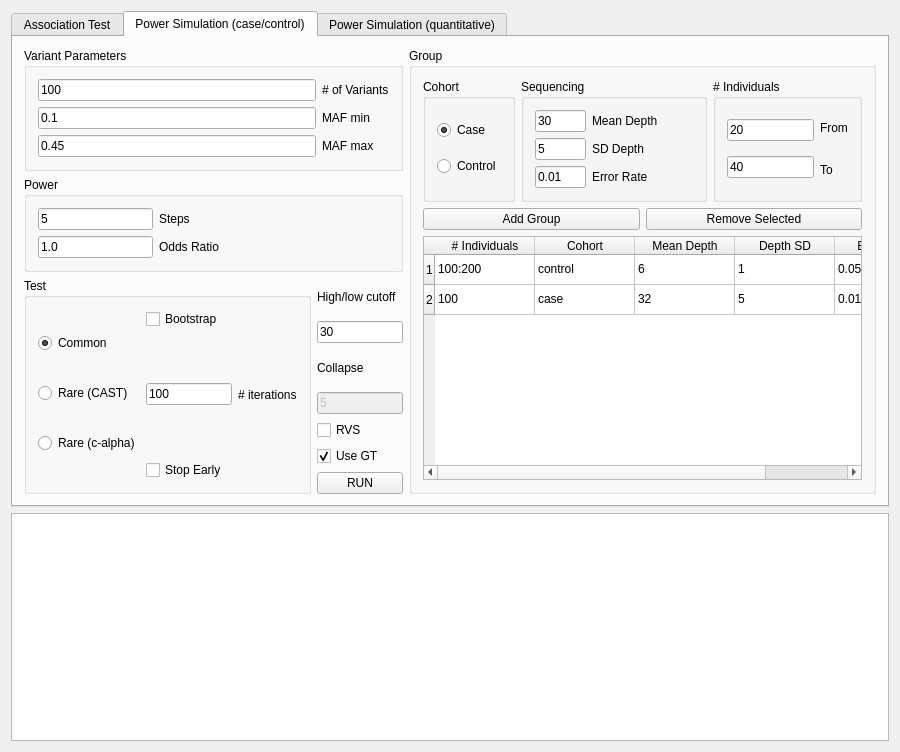
<?xml version="1.0" encoding="UTF-8"?>
<ui version="4.0">
 <class>MainWindow</class>
 <widget class="QMainWindow" name="MainWindow">
  <property name="geometry">
   <rect>
    <x>0</x>
    <y>0</y>
    <width>900</width>
    <height>752</height>
   </rect>
  </property>
  <property name="windowTitle">
   <string>vikNGS GUI interface</string>
  </property>
  <widget class="QWidget" name="MainWindowFrame">
   <layout class="QVBoxLayout" name="verticalLayout_8" stretch="0,0">
    <item>
     <widget class="QTabWidget" name="tabWidget">
      <property name="enabled">
       <bool>true</bool>
      </property>
      <property name="sizePolicy">
       <sizepolicy hsizetype="Expanding" vsizetype="Expanding">
        <horstretch>0</horstretch>
        <verstretch>60</verstretch>
       </sizepolicy>
      </property>
      <property name="currentIndex">
       <number>1</number>
      </property>
      <property name="movable">
       <bool>true</bool>
      </property>
      <property name="tabBarAutoHide">
       <bool>false</bool>
      </property>
      <widget class="QWidget" name="mainTab">
       <attribute name="title">
        <string>Association Test</string>
       </attribute>
       <layout class="QHBoxLayout" name="horizontalLayout_2" stretch="100,5,0">
        <item>
         <layout class="QVBoxLayout" name="InputLayout1" stretch="0,15,0">
          <item>
           <widget class="QGroupBox" name="main_vcfGrp">
            <property name="title">
             <string>Multisample VCF File</string>
            </property>
            <layout class="QVBoxLayout" name="verticalLayout_7">
             <item>
              <layout class="QHBoxLayout" name="VCFDirLayout">
               <item>
                <widget class="QLineEdit" name="main_vcfDirTxt">
                 <property name="text">
                  <string>/home/scott/chr22.merged.vcf</string>
                 </property>
                 <property name="readOnly">
                  <bool>true</bool>
                 </property>
                </widget>
               </item>
               <item>
                <widget class="QPushButton" name="main_vcfDirBtn">
                 <property name="maximumSize">
                  <size>
                   <width>20</width>
                   <height>16777215</height>
                  </size>
                 </property>
                 <property name="text">
                  <string>...</string>
                 </property>
                </widget>
               </item>
              </layout>
             </item>
             <item>
              <layout class="QGridLayout" name="gridLayout">
               <item row="1" column="1">
                <widget class="QLabel" name="main_vcfMissingLbl">
                 <property name="text">
                  <string>Missing Threshold</string>
                 </property>
                </widget>
               </item>
               <item row="5" column="0">
                <widget class="QLineEdit" name="main_vcfFromPosTxt">
                 <property name="enabled">
                  <bool>false</bool>
                 </property>
                </widget>
               </item>
               <item row="3" column="0">
                <widget class="QCheckBox" name="main_vcfWholeFileChk">
                 <property name="text">
                  <string>Whole file</string>
                 </property>
                 <property name="checked">
                  <bool>true</bool>
                 </property>
                </widget>
               </item>
               <item row="4" column="0">
                <widget class="QLineEdit" name="main_vcfChromFilterTxt">
                 <property name="enabled">
                  <bool>false</bool>
                 </property>
                 <property name="text">
                  <string/>
                 </property>
                </widget>
               </item>
               <item row="6" column="0">
                <widget class="QLineEdit" name="main_vcfToPosTxt">
                 <property name="enabled">
                  <bool>false</bool>
                 </property>
                </widget>
               </item>
               <item row="6" column="1">
                <widget class="QLabel" name="main_vcfToPosLbl">
                 <property name="enabled">
                  <bool>false</bool>
                 </property>
                 <property name="text">
                  <string>End at</string>
                 </property>
                </widget>
               </item>
               <item row="1" column="0">
                <widget class="QLineEdit" name="main_vcfMissingTxt">
                 <property name="text">
                  <string>0.1</string>
                 </property>
                </widget>
               </item>
               <item row="7" column="0">
                <widget class="QCheckBox" name="main_vcfPassChk">
                 <property name="toolTip">
                  <string>QUAL column in VCF must contain PASS</string>
                 </property>
                 <property name="text">
                  <string>Must PASS</string>
                 </property>
                 <property name="checked">
                  <bool>true</bool>
                 </property>
                </widget>
               </item>
               <item row="5" column="1">
                <widget class="QLabel" name="main_vcfFromPosLbl">
                 <property name="enabled">
                  <bool>false</bool>
                 </property>
                 <property name="text">
                  <string>Start from</string>
                 </property>
                </widget>
               </item>
               <item row="0" column="1">
                <widget class="QLabel" name="main_vcfMafLbl">
                 <property name="text">
                  <string>MAF Cutoff</string>
                 </property>
                </widget>
               </item>
               <item row="0" column="0">
                <widget class="QLineEdit" name="main_vcfMafTxt">
                 <property name="text">
                  <string>0.05</string>
                 </property>
                 <property name="placeholderText">
                  <string>0.05</string>
                 </property>
                </widget>
               </item>
               <item row="4" column="1">
                <widget class="QLabel" name="main_vcfChrLbl">
                 <property name="enabled">
                  <bool>false</bool>
                 </property>
                 <property name="text">
                  <string>Chromosome</string>
                 </property>
                </widget>
               </item>
              </layout>
             </item>
            </layout>
           </widget>
          </item>
          <item>
           <widget class="QGroupBox" name="main_sampleGrp">
            <property name="title">
             <string>Sample Data File</string>
            </property>
            <layout class="QVBoxLayout" name="verticalLayout_2">
             <item>
              <layout class="QHBoxLayout" name="SampleDirLayout">
               <item>
                <widget class="QLineEdit" name="main_sampleDirTxt">
                 <property name="text">
                  <string>/home/scott/vikNGS/vcf/chr22_normal_cov.txt</string>
                 </property>
                 <property name="readOnly">
                  <bool>true</bool>
                 </property>
                </widget>
               </item>
               <item>
                <widget class="QPushButton" name="main_sampleDirBtn">
                 <property name="maximumSize">
                  <size>
                   <width>20</width>
                   <height>16777215</height>
                  </size>
                 </property>
                 <property name="text">
                  <string>...</string>
                 </property>
                </widget>
               </item>
              </layout>
             </item>
             <item>
              <layout class="QHBoxLayout" name="SampleParamLayout">
               <item>
                <widget class="QLineEdit" name="main_sampleDepthTxt">
                 <property name="text">
                  <string>30</string>
                 </property>
                </widget>
               </item>
               <item>
                <widget class="QLabel" name="main_sampleDepthLbl">
                 <property name="text">
                  <string>Read Depth High/Low Cutoff</string>
                 </property>
                </widget>
               </item>
              </layout>
             </item>
            </layout>
           </widget>
          </item>
          <item>
           <spacer name="verticalSpacer_2">
            <property name="orientation">
             <enum>Qt::Vertical</enum>
            </property>
            <property name="sizeHint" stdset="0">
             <size>
              <width>20</width>
              <height>40</height>
             </size>
            </property>
           </spacer>
          </item>
         </layout>
        </item>
        <item>
         <spacer name="horizontalSpacer">
          <property name="orientation">
           <enum>Qt::Horizontal</enum>
          </property>
          <property name="sizeHint" stdset="0">
           <size>
            <width>40</width>
            <height>20</height>
           </size>
          </property>
         </spacer>
        </item>
        <item>
         <layout class="QVBoxLayout" name="verticalLayout_5">
          <item>
           <widget class="QGroupBox" name="main_bedGrp">
            <property name="title">
             <string>BED file (optional)</string>
            </property>
            <layout class="QVBoxLayout" name="verticalLayout">
             <item>
              <layout class="QHBoxLayout" name="BEDDirLayout">
               <item>
                <widget class="QLineEdit" name="main_bedDirTxt">
                 <property name="text">
                  <string/>
                 </property>
                 <property name="readOnly">
                  <bool>true</bool>
                 </property>
                </widget>
               </item>
               <item>
                <widget class="QPushButton" name="main_bedDirBtn">
                 <property name="maximumSize">
                  <size>
                   <width>20</width>
                   <height>16777215</height>
                  </size>
                 </property>
                 <property name="text">
                  <string>...</string>
                 </property>
                </widget>
               </item>
              </layout>
             </item>
             <item>
              <widget class="QGroupBox" name="main_bedCollapseGrp">
               <property name="title">
                <string>Collapse By</string>
               </property>
               <layout class="QHBoxLayout" name="horizontalLayout_13">
                <item>
                 <layout class="QHBoxLayout" name="horizontalLayout_5">
                  <item>
                   <widget class="QRadioButton" name="main_bedCollapseExonBtn">
                    <property name="text">
                     <string>Exon only</string>
                    </property>
                   </widget>
                  </item>
                  <item>
                   <widget class="QRadioButton" name="main_bedCollapseGeneBtn">
                    <property name="text">
                     <string>Entire gene</string>
                    </property>
                    <property name="checked">
                     <bool>false</bool>
                    </property>
                   </widget>
                  </item>
                  <item>
                   <widget class="QRadioButton" name="main_bedCollapseKBtn">
                    <property name="text">
                     <string>Every k </string>
                    </property>
                    <property name="checked">
                     <bool>true</bool>
                    </property>
                   </widget>
                  </item>
                  <item>
                   <widget class="QLineEdit" name="main_bedCollapseKTxt">
                    <property name="text">
                     <string>5</string>
                    </property>
                   </widget>
                  </item>
                 </layout>
                </item>
               </layout>
              </widget>
             </item>
            </layout>
           </widget>
          </item>
          <item>
           <widget class="QGroupBox" name="main_testGrp">
            <property name="title">
             <string>Test</string>
            </property>
            <layout class="QHBoxLayout" name="horizontalLayout_12">
             <item>
              <layout class="QVBoxLayout" name="TestLayout">
               <item>
                <widget class="QRadioButton" name="main_testCommonBtn">
                 <property name="text">
                  <string>Common</string>
                 </property>
                 <property name="checked">
                  <bool>false</bool>
                 </property>
                </widget>
               </item>
               <item>
                <widget class="QRadioButton" name="main_testRareCastBtn">
                 <property name="text">
                  <string>Rare (CAST)</string>
                 </property>
                 <property name="checked">
                  <bool>true</bool>
                 </property>
                </widget>
               </item>
               <item>
                <widget class="QRadioButton" name="main_testRareCalphaBtn">
                 <property name="text">
                  <string>Rare (c-alpha)</string>
                 </property>
                </widget>
               </item>
              </layout>
             </item>
             <item>
              <layout class="QVBoxLayout" name="verticalLayout_4">
               <item>
                <widget class="QCheckBox" name="main_testBootChk">
                 <property name="enabled">
                  <bool>true</bool>
                 </property>
                 <property name="text">
                  <string>Bootstrap</string>
                 </property>
                 <property name="checked">
                  <bool>true</bool>
                 </property>
                </widget>
               </item>
               <item>
                <layout class="QHBoxLayout" name="horizontalLayout_7">
                 <item>
                  <widget class="QLineEdit" name="main_testBootTxt">
                   <property name="enabled">
                    <bool>true</bool>
                   </property>
                   <property name="text">
                    <string>100</string>
                   </property>
                  </widget>
                 </item>
                 <item>
                  <widget class="QLabel" name="main_testBootLbl">
                   <property name="text">
                    <string># iterations</string>
                   </property>
                  </widget>
                 </item>
                </layout>
               </item>
               <item>
                <widget class="QCheckBox" name="main_testStopChk">
                 <property name="enabled">
                  <bool>true</bool>
                 </property>
                 <property name="text">
                  <string>Stop Early</string>
                 </property>
                </widget>
               </item>
              </layout>
             </item>
            </layout>
           </widget>
          </item>
          <item>
           <widget class="QGroupBox" name="main_startGrp">
            <property name="title">
             <string>Start</string>
            </property>
            <layout class="QHBoxLayout" name="horizontalLayout">
             <item>
              <layout class="QFormLayout" name="formLayout">
               <item row="0" column="0">
                <widget class="QLineEdit" name="main_threadsTxt">
                 <property name="enabled">
                  <bool>true</bool>
                 </property>
                 <property name="text">
                  <string>2</string>
                 </property>
                </widget>
               </item>
               <item row="0" column="1">
                <widget class="QLabel" name="main_threadsLbl">
                 <property name="text">
                  <string># threads</string>
                 </property>
                </widget>
               </item>
               <item row="1" column="0">
                <widget class="QLineEdit" name="main_batchSizeTxt">
                 <property name="enabled">
                  <bool>true</bool>
                 </property>
                 <property name="text">
                  <string>10000</string>
                 </property>
                </widget>
               </item>
               <item row="1" column="1">
                <widget class="QLabel" name="main_batchSizeLbl">
                 <property name="text">
                  <string>Batch Size</string>
                 </property>
                </widget>
               </item>
               <item row="2" column="0">
                <widget class="QCheckBox" name="main_plotChk">
                 <property name="text">
                  <string>Plot results</string>
                 </property>
                 <property name="checked">
                  <bool>true</bool>
                 </property>
                </widget>
               </item>
               <item row="3" column="0">
                <widget class="QCheckBox" name="main_rvsChk">
                 <property name="text">
                  <string>RVS</string>
                 </property>
                 <property name="checked">
                  <bool>false</bool>
                 </property>
                </widget>
               </item>
               <item row="4" column="0">
                <widget class="QCheckBox" name="main_gtChk">
                 <property name="text">
                  <string>Use GT</string>
                 </property>
                 <property name="checked">
                  <bool>true</bool>
                 </property>
                </widget>
               </item>
              </layout>
             </item>
             <item>
              <widget class="QPushButton" name="main_runBtn">
               <property name="sizePolicy">
                <sizepolicy hsizetype="Minimum" vsizetype="Fixed">
                 <horstretch>1</horstretch>
                 <verstretch>1</verstretch>
                </sizepolicy>
               </property>
               <property name="text">
                <string>RUN</string>
               </property>
              </widget>
             </item>
            </layout>
           </widget>
          </item>
         </layout>
        </item>
       </layout>
      </widget>
      <widget class="QWidget" name="simulationTab">
       <attribute name="title">
        <string>Power Simulation (case/control)</string>
       </attribute>
       <layout class="QHBoxLayout" name="horizontalLayout_17">
        <item>
         <layout class="QVBoxLayout" name="verticalLayout_24">
          <item>
           <layout class="QGridLayout" name="gridLayout_2">
            <item row="1" column="1">
             <widget class="QGroupBox" name="sim_powerGrp">
              <property name="title">
               <string>Power</string>
              </property>
              <layout class="QHBoxLayout" name="horizontalLayout_14" stretch="2,4">
               <item>
                <layout class="QVBoxLayout" name="verticalLayout_21">
                 <item>
                  <widget class="QLineEdit" name="sim_powerStepTxt">
                   <property name="text">
                    <string>5</string>
                   </property>
                  </widget>
                 </item>
                 <item>
                  <widget class="QLineEdit" name="sim_oddsRatioTxt">
                   <property name="text">
                    <string>1.0</string>
                   </property>
                  </widget>
                 </item>
                </layout>
               </item>
               <item>
                <layout class="QVBoxLayout" name="verticalLayout_22">
                 <item>
                  <widget class="QLabel" name="sim_powerStepLbl">
                   <property name="toolTip">
                    <string>Mean read depth of sequencing group</string>
                   </property>
                   <property name="text">
                    <string>Steps</string>
                   </property>
                  </widget>
                 </item>
                 <item>
                  <widget class="QLabel" name="sim_oddsRatioLbl">
                   <property name="toolTip">
                    <string>Odds ratio of disease</string>
                   </property>
                   <property name="text">
                    <string>Odds Ratio</string>
                   </property>
                  </widget>
                 </item>
                </layout>
               </item>
              </layout>
             </widget>
            </item>
            <item row="0" column="1">
             <widget class="QGroupBox" name="sim_variantGrp">
              <property name="title">
               <string>Variant Parameters</string>
              </property>
              <layout class="QHBoxLayout" name="horizontalLayout_11">
               <item>
                <layout class="QVBoxLayout" name="verticalLayout_17">
                 <item>
                  <widget class="QLineEdit" name="sim_variantSizeTxt">
                   <property name="text">
                    <string>100</string>
                   </property>
                  </widget>
                 </item>
                 <item>
                  <widget class="QLineEdit" name="sim_variantMafMinTxt">
                   <property name="text">
                    <string>0.1</string>
                   </property>
                  </widget>
                 </item>
                 <item>
                  <widget class="QLineEdit" name="sim_variantMafMaxTxt">
                   <property name="text">
                    <string>0.45</string>
                   </property>
                  </widget>
                 </item>
                </layout>
               </item>
               <item>
                <layout class="QVBoxLayout" name="verticalLayout_18">
                 <item>
                  <widget class="QLabel" name="sim_variantSizeLbl">
                   <property name="toolTip">
                    <string>Number of variants to test</string>
                   </property>
                   <property name="text">
                    <string># of Variants</string>
                   </property>
                  </widget>
                 </item>
                 <item>
                  <widget class="QLabel" name="sim_variantMafMinLbl">
                   <property name="toolTip">
                    <string>Minor allele frequency</string>
                   </property>
                   <property name="text">
                    <string>MAF min</string>
                   </property>
                  </widget>
                 </item>
                 <item>
                  <widget class="QLabel" name="sim_variantMafMaxLbl">
                   <property name="toolTip">
                    <string>Minor allele frequency</string>
                   </property>
                   <property name="text">
                    <string>MAF max</string>
                   </property>
                  </widget>
                 </item>
                </layout>
               </item>
              </layout>
             </widget>
            </item>
           </layout>
          </item>
          <item>
           <layout class="QHBoxLayout" name="horizontalLayout_15">
            <item>
             <widget class="QGroupBox" name="sim_testGrp">
              <property name="title">
               <string>Test</string>
              </property>
              <layout class="QHBoxLayout" name="horizontalLayout_4">
               <item>
                <layout class="QVBoxLayout" name="verticalLayout_6">
                 <item>
                  <widget class="QRadioButton" name="sim_testCommonBtn">
                   <property name="text">
                    <string>Common</string>
                   </property>
                   <property name="checked">
                    <bool>true</bool>
                   </property>
                  </widget>
                 </item>
                 <item>
                  <widget class="QRadioButton" name="sim_testRareCastBtn">
                   <property name="text">
                    <string>Rare (CAST)</string>
                   </property>
                   <property name="checked">
                    <bool>false</bool>
                   </property>
                  </widget>
                 </item>
                 <item>
                  <widget class="QRadioButton" name="sim_testRareCalphaBtn">
                   <property name="text">
                    <string>Rare (c-alpha)</string>
                   </property>
                  </widget>
                 </item>
                </layout>
               </item>
               <item>
                <layout class="QVBoxLayout" name="verticalLayout_9">
                 <item>
                  <widget class="QCheckBox" name="sim_testBootChk">
                   <property name="text">
                    <string>Bootstrap</string>
                   </property>
                   <property name="checked">
                    <bool>false</bool>
                   </property>
                  </widget>
                 </item>
                 <item>
                  <layout class="QHBoxLayout" name="horizontalLayout_3">
                   <item>
                    <widget class="QLineEdit" name="sim_testBootTxt">
                     <property name="enabled">
                      <bool>true</bool>
                     </property>
                     <property name="text">
                      <string>100</string>
                     </property>
                    </widget>
                   </item>
                   <item>
                    <widget class="QLabel" name="sim_testBootLbl">
                     <property name="text">
                      <string># iterations</string>
                     </property>
                    </widget>
                   </item>
                  </layout>
                 </item>
                 <item>
                  <widget class="QCheckBox" name="sim_testStopChk">
                   <property name="enabled">
                    <bool>true</bool>
                   </property>
                   <property name="text">
                    <string>Stop Early</string>
                   </property>
                  </widget>
                 </item>
                </layout>
               </item>
              </layout>
             </widget>
            </item>
            <item>
             <layout class="QVBoxLayout" name="verticalLayout_14">
              <item>
               <widget class="QLabel" name="sim_groupHighLowLbl">
                <property name="toolTip">
                 <string>Any mean read depth less than this will be considered a low read group</string>
                </property>
                <property name="text">
                 <string>High/low cutoff</string>
                </property>
               </widget>
              </item>
              <item>
               <widget class="QLineEdit" name="sim_groupHighLowTxt">
                <property name="text">
                 <string>30</string>
                </property>
               </widget>
              </item>
              <item>
               <widget class="QLabel" name="sim_collapseLbl">
                <property name="text">
                 <string>Collapse </string>
                </property>
               </widget>
              </item>
              <item>
               <widget class="QLineEdit" name="sim_collapseTxt">
                <property name="enabled">
                 <bool>false</bool>
                </property>
                <property name="text">
                 <string>5</string>
                </property>
               </widget>
              </item>
              <item>
               <widget class="QCheckBox" name="sim_rvsChk">
                <property name="text">
                 <string>RVS</string>
                </property>
                <property name="checked">
                 <bool>false</bool>
                </property>
               </widget>
              </item>
              <item>
               <widget class="QCheckBox" name="sim_gtChk">
                <property name="text">
                 <string>Use GT</string>
                </property>
                <property name="checked">
                 <bool>true</bool>
                </property>
               </widget>
              </item>
              <item>
               <widget class="QPushButton" name="sim_runBtn">
                <property name="text">
                 <string>RUN</string>
                </property>
                <property name="autoDefault">
                 <bool>false</bool>
                </property>
                <property name="default">
                 <bool>false</bool>
                </property>
                <property name="flat">
                 <bool>false</bool>
                </property>
               </widget>
              </item>
             </layout>
            </item>
           </layout>
          </item>
         </layout>
        </item>
        <item>
         <layout class="QVBoxLayout" name="verticalLayout_23">
          <item>
           <widget class="QGroupBox" name="sim_groupGrp">
            <property name="title">
             <string>Group</string>
            </property>
            <layout class="QVBoxLayout" name="verticalLayout_25">
             <item>
              <layout class="QHBoxLayout" name="horizontalLayout_16">
               <item>
                <widget class="QGroupBox" name="sim_groupCohortGrp">
                 <property name="title">
                  <string>Cohort</string>
                 </property>
                 <layout class="QVBoxLayout" name="verticalLayout_3">
                  <item>
                   <widget class="QRadioButton" name="sim_groupCaseBtn">
                    <property name="toolTip">
                     <string>Group contains affected individuals</string>
                    </property>
                    <property name="text">
                     <string>Case</string>
                    </property>
                    <property name="checked">
                     <bool>true</bool>
                    </property>
                   </widget>
                  </item>
                  <item>
                   <widget class="QRadioButton" name="sim_groupControlBtn">
                    <property name="toolTip">
                     <string>Group contains unaffected individuals</string>
                    </property>
                    <property name="text">
                     <string>Control</string>
                    </property>
                   </widget>
                  </item>
                 </layout>
                </widget>
               </item>
               <item>
                <widget class="QGroupBox" name="sim_groupDepthGrp">
                 <property name="title">
                  <string>Sequencing</string>
                 </property>
                 <layout class="QHBoxLayout" name="horizontalLayout_8" stretch="2,4">
                  <item>
                   <layout class="QVBoxLayout" name="verticalLayout_11">
                    <item>
                     <widget class="QLineEdit" name="sim_groupDepthMeanTxt">
                      <property name="text">
                       <string>30</string>
                      </property>
                     </widget>
                    </item>
                    <item>
                     <widget class="QLineEdit" name="sim_groupDepthSdTxt">
                      <property name="text">
                       <string>5</string>
                      </property>
                     </widget>
                    </item>
                    <item>
                     <widget class="QLineEdit" name="sim_groupErrorTxt">
                      <property name="text">
                       <string>0.01</string>
                      </property>
                     </widget>
                    </item>
                   </layout>
                  </item>
                  <item>
                   <layout class="QVBoxLayout" name="verticalLayout_10">
                    <item>
                     <widget class="QLabel" name="sim_groupDepthMeanLbl">
                      <property name="toolTip">
                       <string>Mean read depth of sequencing group</string>
                      </property>
                      <property name="text">
                       <string>Mean Depth</string>
                      </property>
                     </widget>
                    </item>
                    <item>
                     <widget class="QLabel" name="sim_groupDepthSdLbl">
                      <property name="toolTip">
                       <string>Read depth standard deviation of sequencing group</string>
                      </property>
                      <property name="text">
                       <string>SD Depth</string>
                      </property>
                     </widget>
                    </item>
                    <item>
                     <widget class="QLabel" name="sim_groupErrorLbl">
                      <property name="toolTip">
                       <string>Base calling error rate of sequencer</string>
                      </property>
                      <property name="text">
                       <string>Error Rate</string>
                      </property>
                     </widget>
                    </item>
                   </layout>
                  </item>
                 </layout>
                </widget>
               </item>
               <item>
                <widget class="QGroupBox" name="sim_groupSizeGrp">
                 <property name="title">
                  <string># Individuals</string>
                 </property>
                 <layout class="QHBoxLayout" name="horizontalLayout_10" stretch="2,0">
                  <item>
                   <layout class="QVBoxLayout" name="verticalLayout_13">
                    <item>
                     <widget class="QLineEdit" name="sim_groupSizeMinTxt">
                      <property name="text">
                       <string>20</string>
                      </property>
                     </widget>
                    </item>
                    <item>
                     <widget class="QLineEdit" name="sim_groupSizeMaxTxt">
                      <property name="text">
                       <string>40</string>
                      </property>
                     </widget>
                    </item>
                   </layout>
                  </item>
                  <item>
                   <layout class="QVBoxLayout" name="verticalLayout_12">
                    <item>
                     <widget class="QLabel" name="sim_groupDepthMeanLbl_4">
                      <property name="toolTip">
                       <string>Mean read depth of sequencing group</string>
                      </property>
                      <property name="text">
                       <string>From</string>
                      </property>
                     </widget>
                    </item>
                    <item>
                     <widget class="QLabel" name="sim_groupDepthMeanLbl_5">
                      <property name="toolTip">
                       <string>Mean read depth of sequencing group</string>
                      </property>
                      <property name="text">
                       <string>To</string>
                      </property>
                     </widget>
                    </item>
                   </layout>
                  </item>
                 </layout>
                </widget>
               </item>
              </layout>
             </item>
             <item>
              <layout class="QHBoxLayout" name="horizontalLayout_6">
               <item>
                <widget class="QPushButton" name="sim_groupAddBtn">
                 <property name="text">
                  <string>Add Group</string>
                 </property>
                </widget>
               </item>
               <item>
                <widget class="QPushButton" name="sim_groupRemoveBtn">
                 <property name="text">
                  <string>Remove Selected</string>
                 </property>
                </widget>
               </item>
              </layout>
             </item>
             <item>
              <widget class="QTableWidget" name="sim_groupTbl">
               <property name="enabled">
                <bool>true</bool>
               </property>
               <attribute name="horizontalHeaderStretchLastSection">
                <bool>true</bool>
               </attribute>
               <attribute name="verticalHeaderStretchLastSection">
                <bool>false</bool>
               </attribute>
               <row>
                <property name="text">
                 <string>1</string>
                </property>
               </row>
               <row>
                <property name="text">
                 <string>2</string>
                </property>
               </row>
               <column>
                <property name="text">
                 <string># Individuals</string>
                </property>
               </column>
               <column>
                <property name="text">
                 <string>Cohort</string>
                </property>
               </column>
               <column>
                <property name="text">
                 <string>Mean Depth</string>
                </property>
               </column>
               <column>
                <property name="text">
                 <string>Depth SD</string>
                </property>
               </column>
               <column>
                <property name="text">
                 <string>Error Rate</string>
                </property>
               </column>
               <item row="0" column="0">
                <property name="text">
                 <string>100:200</string>
                </property>
               </item>
               <item row="0" column="1">
                <property name="text">
                 <string>control</string>
                </property>
               </item>
               <item row="0" column="2">
                <property name="text">
                 <string>6</string>
                </property>
               </item>
               <item row="0" column="3">
                <property name="text">
                 <string>1</string>
                </property>
               </item>
               <item row="0" column="4">
                <property name="text">
                 <string>0.05</string>
                </property>
               </item>
               <item row="1" column="0">
                <property name="text">
                 <string>100</string>
                </property>
               </item>
               <item row="1" column="1">
                <property name="text">
                 <string>case</string>
                </property>
               </item>
               <item row="1" column="2">
                <property name="text">
                 <string>32</string>
                </property>
               </item>
               <item row="1" column="3">
                <property name="text">
                 <string>5</string>
                </property>
               </item>
               <item row="1" column="4">
                <property name="text">
                 <string>0.01</string>
                </property>
               </item>
              </widget>
             </item>
            </layout>
           </widget>
          </item>
         </layout>
        </item>
       </layout>
      </widget>
      <widget class="QWidget" name="tab">
       <attribute name="title">
        <string>Power Simulation (quantitative)</string>
       </attribute>
       <widget class="QLabel" name="label">
        <property name="geometry">
         <rect>
          <x>80</x>
          <y>30</y>
          <width>121</width>
          <height>81</height>
         </rect>
        </property>
        <property name="text">
         <string>Coming Soon!</string>
        </property>
       </widget>
      </widget>
     </widget>
    </item>
    <item>
     <widget class="QTextEdit" name="outputBox">
      <property name="sizePolicy">
       <sizepolicy hsizetype="Expanding" vsizetype="Expanding">
        <horstretch>0</horstretch>
        <verstretch>40</verstretch>
       </sizepolicy>
      </property>
      <property name="readOnly">
       <bool>true</bool>
      </property>
     </widget>
    </item>
   </layout>
  </widget>
 </widget>
 <layoutdefault spacing="6" margin="11"/>
 <resources/>
 <connections/>
</ui>
